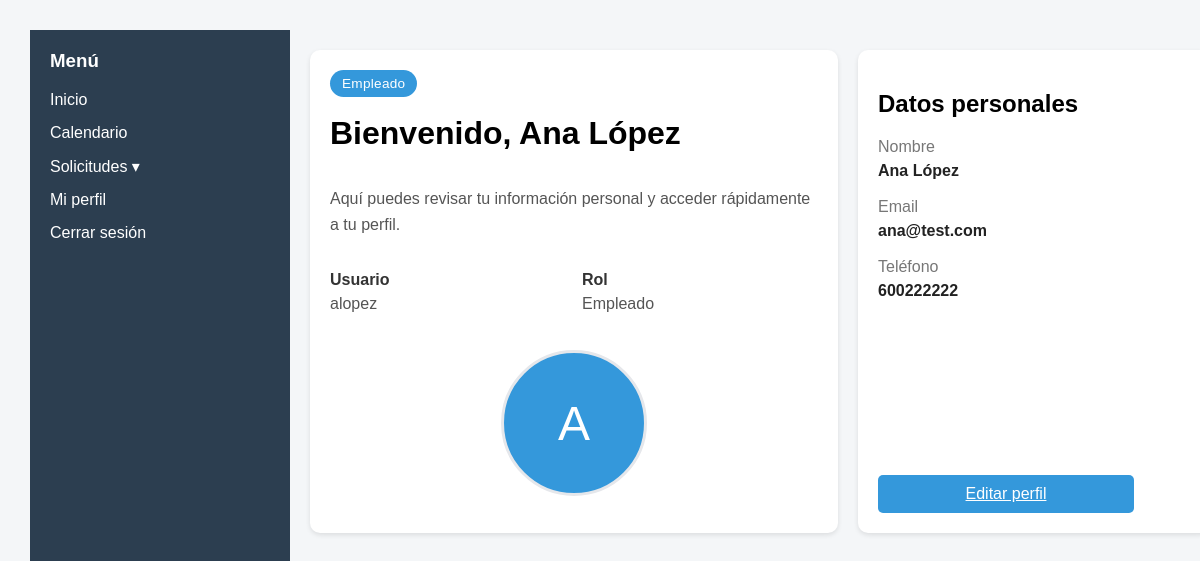
Screenshot of /frontend/views/menu.php (signed in) with the database file from the repository.
### tables this page shows
CREATE TABLE EMPLEADO (
	id_empleado INTEGER PRIMARY KEY AUTOINCREMENT,
	nombre TEXT NOT NULL,
	email TEXT NOT NULL,
	dni TEXT NOT NULL,
	telefono TEXT,
	usuario TEXT NOT NULL,
	contrasena TEXT NOT NULL,
	rol TEXT NOT NULL
);

### frontend/views/menu.php (the view, shortened to what this page needs)
<?php include '../components/header.php'; ?>
<?php include '../components/layout.php'; ?>
<?php
$db = getDB();
$idEmpleado = $_SESSION['id_empleado'];
$stmt = $db->prepare("
  SELECT nombre, email, telefono, usuario, rol
  FROM EMPLEADO
  WHERE id_empleado = :id_empleado
");
$stmt->execute([
  ':id_empleado' => $idEmpleado
]);
$empleado = $stmt->fetch(PDO::FETCH_ASSOC);
$nombre = $empleado['nombre'] ?? '';
$email = $empleado['email'] ?? '';
$telefono = $empleado['telefono'] ?? '';
$usuario = $empleado['usuario'] ?? ($_SESSION['usuario'] ?? '');
$rol = $empleado['rol'] ?? ($_SESSION['rol'] ?? '');
$rolTexto = $rol === 'admin' ? 'Administrador' : 'Empleado';
$nombreAvatar = $nombre !== '' ? $nombre : $usuario;
$inicial = strtoupper(substr(trim($nombreAvatar), 0, 1));
?>
<main>
  <div class="dashboard">
    <div class="card bienvenida card-split">
      <div class="welcome-copy">
        <span class="badge"><?php echo htmlspecialchars($rolTexto); ?></span>
        <h1>Bienvenido, <?php echo htmlspecialchars($nombre); ?></h1>
        <p class="welcome-text">Aquí puedes revisar tu información personal y acceder rápidamente a tu perfil.</p>
        <div class="welcome-meta">
          <div>
            <strong>Usuario</strong>
            <p><?php echo htmlspecialchars($usuario); ?></p>
          </div>
          <div>
            <strong>Rol</strong>
            <p><?php echo htmlspecialchars($rolTexto); ?></p>
          </div>
        </div>
      </div>
      <div class="welcome-avatar">
        <span class="avatar-placeholder"><?php echo htmlspecialchars($inicial); ?></span>
      </div>
    </div>
    <div class="card perfil card-split profile-summary-card">
      <div>
        <h2>Datos personales</h2>
        <div class="profile-summary-item">
          <span>Nombre</span>
          <strong><?php echo htmlspecialchars($nombre); ?></strong>
        </div>
        <div class="profile-summary-item">
          <span>Email</span>
          <strong><?php echo htmlspecialchars($email); ?></strong>
        </div>
        <div class="profile-summary-item">
          <span>Teléfono</span>
          <strong><?php echo htmlspecialchars($telefono); ?></strong>
        </div>
      </div>
      <a href="perfil.php" class="primary">Editar perfil</a>
    </div>
  </div>
</main>
<?php include '../components/footer.php'; ?>

### frontend/css/styles.css (style rules this page uses)
html, body { margin: 0; padding: 15px; font-family: sans-serif; }
body { font-family: Arial; margin: 0; background: #f4f6f8; }
main { flex: 1; padding: 20px; display: flex; flex-direction: column; overflow: auto; }
.card { background: white; padding: 20px; border-radius: 10px; margin-bottom: 20px; box-shadow: 0 2px 5px rgba(0, 0, 0, 0.1); flex: 1; display: flex; flex-direction: column; }
.dashboard { display: grid; grid-template-columns: 1fr; gap: 20px; align-items: stretch; }
@media (min-width: 900px) { .dashboard { grid-template-columns: 1.5fr 1fr; } }
.dashboard>.card { align-self: stretch; }
.card-split { display: flex; flex-direction: column; justify-content: space-between; gap: 20px; }
.welcome-copy { display: flex; flex-direction: column; gap: 18px; }
.badge { align-self: flex-start; display: inline-block; background: #3498db; color: white; padding: 6px 12px; border-radius: 999px; font-size: 0.85rem; letter-spacing: 0.02em; }
.welcome-copy h1 { margin: 0; font-size: 2rem; }
.welcome-text { color: #555; line-height: 1.6; }
.welcome-meta { display: grid; grid-template-columns: repeat(2, minmax(0, 1fr)); gap: 16px; }
.welcome-meta strong { display: block; margin-bottom: 6px; color: #333; }
.welcome-meta p { margin: 0; color: #555; }
.welcome-avatar { display: flex; align-items: center; justify-content: center; min-height: 180px; }
.welcome-avatar img, .avatar-placeholder { width: 140px; height: 140px; border-radius: 50%; object-fit: cover; border: 3px solid #e5e7eb; display: inline-flex; align-items: center; justify-content: center; font-size: 3rem; color: #fff; background: #3498db; }
.profile-summary-card { gap: 24px; }
.profile-summary-item { margin-top: 18px; }
.profile-summary-item span { display: block; color: #777; margin-bottom: 6px; }
.profile-summary-item strong { color: #222; font-size: 1rem; }
.primary { background: #3498db; color: white; border: none; padding: 10px 18px; margin-top: 10px; cursor: pointer; border-radius: 5px; display: inline-block; width: min(220px, 100%); max-width: 220px; text-align: center; }

### rows the page displays
empleado: rol "Empleado", nombre "Ana López", usuario "alopez", nombre "A", email "ana@test.com", telefono "600222222"
